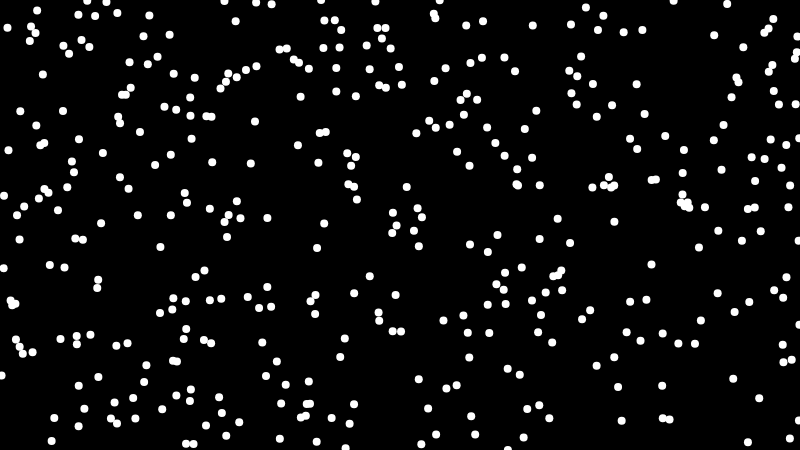
Frame 1 (no input)
Frame 60 (no input): identical to frame 1, image omitted
Frame 120 (the mouse pressed at the canvas centre since frame 60): identical to frame 1, image omitted

The p5.js sketch that drew this single still picture (run headless with seeded random() and noise() and a simulated clock; from frame 60 on, the mouse is pressed at the canvas centre):

// p5.js sketch
// ── sketch.js
/**
 * sketch.js
 *
 * p5.js 레퍼런스: http://p5js.org/reference
 * 웹기술 레퍼런스: http://developer.mozilla.org
 *
 * @author : https://github.com/Mosframe
 */


// -----------------------------------------------------------------
// 변수, 오브젝트 정의
// -----------------------------------------------------------------
var stars = [];

// -----------------------------------------------------------------
// p5.js 함수들
// -----------------------------------------------------------------

function setup () {

    createCanvas(800,450);

    for( var i=0; i<400; ++i ) {
        stars[i] = new Star();
    }
}

function draw () {

    background(0);

    for( var i=0; i<stars.length; ++i ) {

        stars[i].update();
        stars[i].show();
    }

}

// -----------------------------------------------------------------
// 사용자 정의 함수들
// -----------------------------------------------------------------

// ── Star.js
/**
 * Star.js
 *
 * p5.js 레퍼런스: http://p5js.org/reference
 * 웹기술 레퍼런스: http://developer.mozilla.org
 *
 * @author : https://github.com/Mosframe
 */


// -----------------------------------------------------------------
// Star
// -----------------------------------------------------------------

class Star {

    constructor() {

        this.x = random(0,width);
        this.y = random(0,height);
        this.z = random(0,width);
    }

    update () {

    }

    show () {

        fill(255);
        noStroke();

        ellipse(this.x,this.y,8,8);
    }
}
